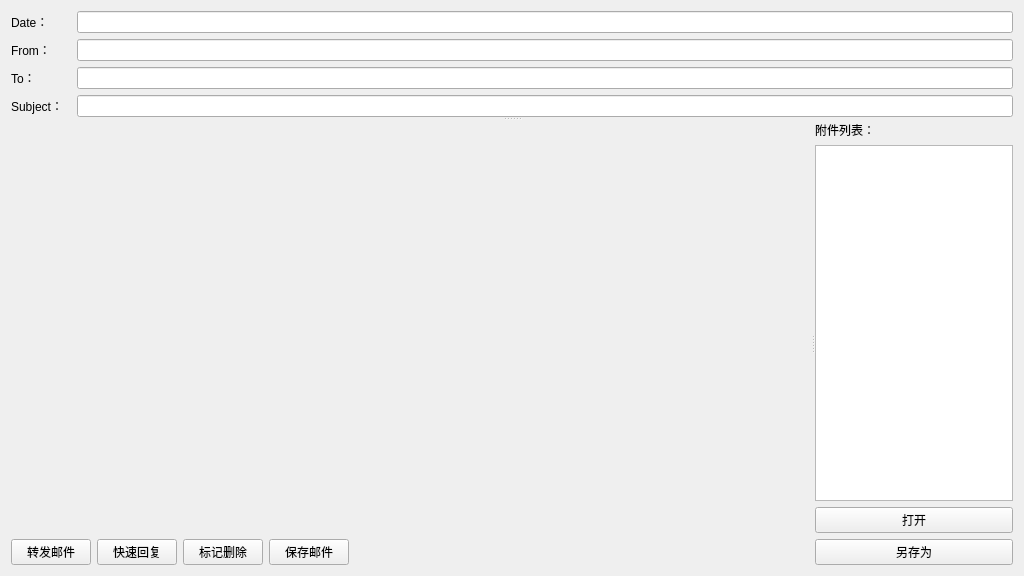
<?xml version="1.0" encoding="UTF-8"?>
<ui version="4.0">
 <class>emlBrower</class>
 <widget class="QWidget" name="emlBrower">
  <property name="windowModality">
   <enum>Qt::NonModal</enum>
  </property>
  <property name="geometry">
   <rect>
    <x>0</x>
    <y>0</y>
    <width>1024</width>
    <height>576</height>
   </rect>
  </property>
  <property name="windowTitle">
   <string>EmlBrower</string>
  </property>
  <property name="autoFillBackground">
   <bool>true</bool>
  </property>
  <layout class="QVBoxLayout" name="verticalLayout_4">
   <item>
    <widget class="QSplitter" name="splitter_2">
     <property name="orientation">
      <enum>Qt::Vertical</enum>
     </property>
     <widget class="QWidget" name="layoutWidget">
      <layout class="QVBoxLayout" name="verticalLayout">
       <item>
        <layout class="QHBoxLayout" name="horizontalLayout_2">
         <item>
          <widget class="QLabel" name="label_2">
           <property name="sizePolicy">
            <sizepolicy hsizetype="Fixed" vsizetype="Preferred">
             <horstretch>0</horstretch>
             <verstretch>0</verstretch>
            </sizepolicy>
           </property>
           <property name="minimumSize">
            <size>
             <width>60</width>
             <height>0</height>
            </size>
           </property>
           <property name="maximumSize">
            <size>
             <width>60</width>
             <height>16777215</height>
            </size>
           </property>
           <property name="frameShape">
            <enum>QFrame::NoFrame</enum>
           </property>
           <property name="text">
            <string>Date：</string>
           </property>
          </widget>
         </item>
         <item>
          <widget class="QLineEdit" name="lineEdit_date">
           <property name="readOnly">
            <bool>true</bool>
           </property>
          </widget>
         </item>
        </layout>
       </item>
       <item>
        <layout class="QHBoxLayout" name="horizontalLayout_3">
         <item>
          <widget class="QLabel" name="label">
           <property name="sizePolicy">
            <sizepolicy hsizetype="Fixed" vsizetype="Preferred">
             <horstretch>0</horstretch>
             <verstretch>0</verstretch>
            </sizepolicy>
           </property>
           <property name="minimumSize">
            <size>
             <width>60</width>
             <height>0</height>
            </size>
           </property>
           <property name="maximumSize">
            <size>
             <width>60</width>
             <height>16777215</height>
            </size>
           </property>
           <property name="frameShape">
            <enum>QFrame::NoFrame</enum>
           </property>
           <property name="text">
            <string>From：</string>
           </property>
          </widget>
         </item>
         <item>
          <widget class="QLineEdit" name="lineEdit_from">
           <property name="readOnly">
            <bool>true</bool>
           </property>
          </widget>
         </item>
        </layout>
       </item>
       <item>
        <layout class="QHBoxLayout" name="horizontalLayout_4">
         <item>
          <widget class="QLabel" name="label_3">
           <property name="sizePolicy">
            <sizepolicy hsizetype="Fixed" vsizetype="Preferred">
             <horstretch>0</horstretch>
             <verstretch>0</verstretch>
            </sizepolicy>
           </property>
           <property name="minimumSize">
            <size>
             <width>60</width>
             <height>0</height>
            </size>
           </property>
           <property name="maximumSize">
            <size>
             <width>60</width>
             <height>16777215</height>
            </size>
           </property>
           <property name="frameShape">
            <enum>QFrame::NoFrame</enum>
           </property>
           <property name="text">
            <string>To：</string>
           </property>
          </widget>
         </item>
         <item>
          <widget class="QLineEdit" name="lineEdit_to">
           <property name="readOnly">
            <bool>true</bool>
           </property>
          </widget>
         </item>
        </layout>
       </item>
       <item>
        <layout class="QHBoxLayout" name="horizontalLayout">
         <item>
          <widget class="QLabel" name="label_4">
           <property name="sizePolicy">
            <sizepolicy hsizetype="Fixed" vsizetype="Preferred">
             <horstretch>0</horstretch>
             <verstretch>0</verstretch>
            </sizepolicy>
           </property>
           <property name="minimumSize">
            <size>
             <width>60</width>
             <height>0</height>
            </size>
           </property>
           <property name="maximumSize">
            <size>
             <width>60</width>
             <height>16777215</height>
            </size>
           </property>
           <property name="text">
            <string>Subject：</string>
           </property>
          </widget>
         </item>
         <item>
          <widget class="QLineEdit" name="lineEdit_subject">
           <property name="readOnly">
            <bool>true</bool>
           </property>
          </widget>
         </item>
        </layout>
       </item>
      </layout>
     </widget>
     <widget class="QSplitter" name="splitter">
      <property name="sizePolicy">
       <sizepolicy hsizetype="Expanding" vsizetype="Preferred">
        <horstretch>0</horstretch>
        <verstretch>9</verstretch>
       </sizepolicy>
      </property>
      <property name="orientation">
       <enum>Qt::Horizontal</enum>
      </property>
      <widget class="QWidget" name="layoutWidget">
       <layout class="QVBoxLayout" name="verticalLayout_3">
        <item>
         <widget class="QWidget" name="MiMEWidget" native="true">
          <property name="sizePolicy">
           <sizepolicy hsizetype="Preferred" vsizetype="Preferred">
            <horstretch>0</horstretch>
            <verstretch>9</verstretch>
           </sizepolicy>
          </property>
          <property name="minimumSize">
           <size>
            <width>800</width>
            <height>0</height>
           </size>
          </property>
         </widget>
        </item>
        <item>
         <layout class="QHBoxLayout" name="horizontalLayout_5">
          <item>
           <widget class="QPushButton" name="pushButton_5">
            <property name="text">
             <string>转发邮件</string>
            </property>
           </widget>
          </item>
          <item>
           <widget class="QPushButton" name="pushButton_4">
            <property name="text">
             <string>快速回复</string>
            </property>
           </widget>
          </item>
          <item>
           <widget class="QPushButton" name="pushButton_3">
            <property name="text">
             <string>标记删除</string>
            </property>
           </widget>
          </item>
          <item>
           <widget class="QPushButton" name="pushButton_6">
            <property name="text">
             <string>保存邮件</string>
            </property>
           </widget>
          </item>
          <item>
           <spacer name="horizontalSpacer">
            <property name="orientation">
             <enum>Qt::Horizontal</enum>
            </property>
            <property name="sizeHint" stdset="0">
             <size>
              <width>40</width>
              <height>20</height>
             </size>
            </property>
           </spacer>
          </item>
         </layout>
        </item>
       </layout>
      </widget>
      <widget class="QWidget" name="layoutWidget">
       <layout class="QVBoxLayout" name="verticalLayout_2">
        <item>
         <widget class="QLabel" name="label_6">
          <property name="text">
           <string>附件列表：</string>
          </property>
         </widget>
        </item>
        <item>
         <widget class="QListView" name="listView">
          <property name="editTriggers">
           <set>QAbstractItemView::NoEditTriggers</set>
          </property>
         </widget>
        </item>
        <item>
         <widget class="QPushButton" name="pushButton">
          <property name="text">
           <string>打开</string>
          </property>
         </widget>
        </item>
        <item>
         <widget class="QPushButton" name="pushButton_2">
          <property name="text">
           <string>另存为</string>
          </property>
         </widget>
        </item>
       </layout>
      </widget>
     </widget>
    </widget>
   </item>
  </layout>
 </widget>
 <resources/>
 <connections/>
</ui>
